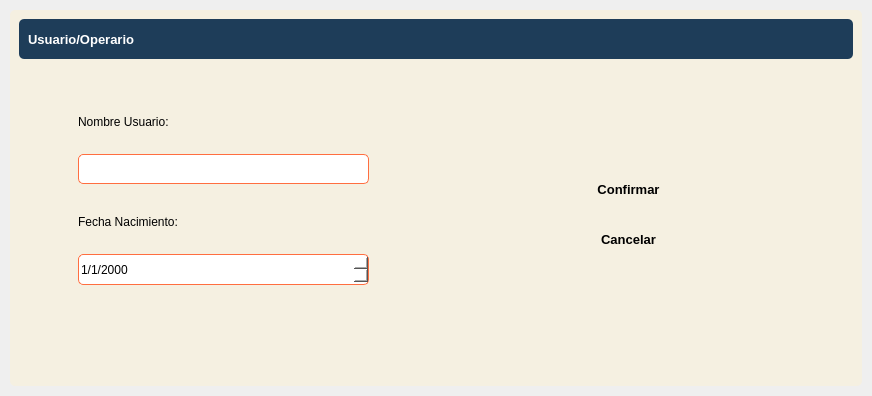
<?xml version="1.0" encoding="UTF-8"?>
<ui version="4.0">
 <class>DetailWindow</class>
 <widget class="QWidget" name="DetailWindow">
  <property name="geometry">
   <rect>
    <x>0</x>
    <y>0</y>
    <width>872</width>
    <height>396</height>
   </rect>
  </property>
  <property name="windowTitle">
   <string>Form</string>
  </property>
  <property name="styleSheet">
   <string notr="true">border-radius: 5px</string>
  </property>
  <layout class="QVBoxLayout" name="verticalLayout">
   <property name="spacing">
    <number>0</number>
   </property>
   <property name="leftMargin">
    <number>0</number>
   </property>
   <property name="topMargin">
    <number>0</number>
   </property>
   <property name="rightMargin">
    <number>0</number>
   </property>
   <property name="bottomMargin">
    <number>0</number>
   </property>
   <item>
    <widget class="QFrame" name="central_widget_frame">
     <property name="frameShape">
      <enum>QFrame::StyledPanel</enum>
     </property>
     <property name="frameShadow">
      <enum>QFrame::Raised</enum>
     </property>
     <layout class="QVBoxLayout" name="shadow_layout">
      <property name="spacing">
       <number>0</number>
      </property>
      <property name="leftMargin">
       <number>10</number>
      </property>
      <property name="topMargin">
       <number>10</number>
      </property>
      <property name="rightMargin">
       <number>10</number>
      </property>
      <property name="bottomMargin">
       <number>10</number>
      </property>
      <item>
       <widget class="QFrame" name="background_frame">
        <property name="styleSheet">
         <string notr="true">background-color: rgb(245, 240, 225);</string>
        </property>
        <property name="frameShape">
         <enum>QFrame::StyledPanel</enum>
        </property>
        <property name="frameShadow">
         <enum>QFrame::Raised</enum>
        </property>
        <layout class="QVBoxLayout" name="verticalLayout_2">
         <item>
          <widget class="QFrame" name="top_bar_frame">
           <property name="minimumSize">
            <size>
             <width>0</width>
             <height>40</height>
            </size>
           </property>
           <property name="maximumSize">
            <size>
             <width>16777215</width>
             <height>40</height>
            </size>
           </property>
           <property name="styleSheet">
            <string notr="true">background-color: #1e3d59;</string>
           </property>
           <property name="frameShape">
            <enum>QFrame::StyledPanel</enum>
           </property>
           <property name="frameShadow">
            <enum>QFrame::Raised</enum>
           </property>
           <layout class="QHBoxLayout" name="horizontalLayout_3">
            <item>
             <widget class="QLabel" name="title_label">
              <property name="font">
               <font>
                <pointsize>10</pointsize>
                <bold>true</bold>
               </font>
              </property>
              <property name="styleSheet">
               <string notr="true">color: white;</string>
              </property>
              <property name="text">
               <string>Usuario/Operario</string>
              </property>
             </widget>
            </item>
            <item>
             <widget class="QFrame" name="buttons_holder_frame">
              <property name="minimumSize">
               <size>
                <width>0</width>
                <height>30</height>
               </size>
              </property>
              <property name="maximumSize">
               <size>
                <width>113</width>
                <height>16777215</height>
               </size>
              </property>
              <property name="frameShape">
               <enum>QFrame::StyledPanel</enum>
              </property>
              <property name="frameShadow">
               <enum>QFrame::Raised</enum>
              </property>
              <widget class="QToolButton" name="minimize_button">
               <property name="geometry">
                <rect>
                 <x>10</x>
                 <y>0</y>
                 <width>22</width>
                 <height>22</height>
                </rect>
               </property>
               <property name="text">
                <string/>
               </property>
               <property name="icon">
                <iconset>
                 <normaloff>../../pys6-recipes-organizer/assets/icons/minimize-window.png</normaloff>../../pys6-recipes-organizer/assets/icons/minimize-window.png</iconset>
               </property>
               <property name="iconSize">
                <size>
                 <width>25</width>
                 <height>25</height>
                </size>
               </property>
              </widget>
              <widget class="QToolButton" name="restore_button">
               <property name="geometry">
                <rect>
                 <x>50</x>
                 <y>0</y>
                 <width>22</width>
                 <height>22</height>
                </rect>
               </property>
               <property name="text">
                <string/>
               </property>
               <property name="icon">
                <iconset>
                 <normaloff>../../pys6-recipes-organizer/assets/icons/restore-window.png</normaloff>../../pys6-recipes-organizer/assets/icons/restore-window.png</iconset>
               </property>
               <property name="iconSize">
                <size>
                 <width>25</width>
                 <height>25</height>
                </size>
               </property>
              </widget>
              <widget class="QToolButton" name="maximize_button">
               <property name="geometry">
                <rect>
                 <x>50</x>
                 <y>0</y>
                 <width>22</width>
                 <height>22</height>
                </rect>
               </property>
               <property name="text">
                <string/>
               </property>
               <property name="icon">
                <iconset>
                 <normaloff>../../pys6-recipes-organizer/assets/icons/maximize-window.png</normaloff>../../pys6-recipes-organizer/assets/icons/maximize-window.png</iconset>
               </property>
               <property name="iconSize">
                <size>
                 <width>25</width>
                 <height>25</height>
                </size>
               </property>
              </widget>
              <widget class="QToolButton" name="close_button">
               <property name="geometry">
                <rect>
                 <x>90</x>
                 <y>0</y>
                 <width>22</width>
                 <height>22</height>
                </rect>
               </property>
               <property name="text">
                <string/>
               </property>
               <property name="icon">
                <iconset>
                 <normaloff>../../pys6-recipes-organizer/assets/icons/close-window.png</normaloff>../../pys6-recipes-organizer/assets/icons/close-window.png</iconset>
               </property>
               <property name="iconSize">
                <size>
                 <width>25</width>
                 <height>25</height>
                </size>
               </property>
              </widget>
             </widget>
            </item>
           </layout>
          </widget>
         </item>
         <item>
          <widget class="QFrame" name="content_frame">
           <property name="frameShape">
            <enum>QFrame::StyledPanel</enum>
           </property>
           <property name="frameShadow">
            <enum>QFrame::Raised</enum>
           </property>
           <layout class="QVBoxLayout" name="verticalLayout_3">
            <item>
             <widget class="QFrame" name="frame">
              <property name="frameShape">
               <enum>QFrame::StyledPanel</enum>
              </property>
              <property name="frameShadow">
               <enum>QFrame::Raised</enum>
              </property>
              <widget class="QLabel" name="label_2">
               <property name="geometry">
                <rect>
                 <x>50</x>
                 <y>140</y>
                 <width>111</width>
                 <height>16</height>
                </rect>
               </property>
               <property name="text">
                <string>Fecha Nacimiento:</string>
               </property>
              </widget>
              <widget class="QPushButton" name="add_edit_button_3">
               <property name="geometry">
                <rect>
                 <x>500</x>
                 <y>100</y>
                 <width>201</width>
                 <height>30</height>
                </rect>
               </property>
               <property name="font">
                <font>
                 <pointsize>10</pointsize>
                 <bold>true</bold>
                </font>
               </property>
               <property name="styleSheet">
                <string notr="true">QPushButton { 
background-color : #ff6e40;
color: white;
}
QPushButton::hover {background-color : #ffc13b};</string>
               </property>
               <property name="text">
                <string>Confirmar</string>
               </property>
               <property name="icon">
                <iconset>
                 <normaloff>../../pys6-recipes-organizer/assets/icons/plus.png</normaloff>../../pys6-recipes-organizer/assets/icons/plus.png</iconset>
               </property>
               <property name="iconSize">
                <size>
                 <width>20</width>
                 <height>20</height>
                </size>
               </property>
              </widget>
              <widget class="QLabel" name="label_3">
               <property name="geometry">
                <rect>
                 <x>50</x>
                 <y>40</y>
                 <width>111</width>
                 <height>16</height>
                </rect>
               </property>
               <property name="text">
                <string>Nombre Usuario:</string>
               </property>
              </widget>
              <widget class="QLineEdit" name="administrador_line_edit">
               <property name="geometry">
                <rect>
                 <x>50</x>
                 <y>80</y>
                 <width>291</width>
                 <height>30</height>
                </rect>
               </property>
               <property name="styleSheet">
                <string notr="true">background-color: white;
border: 1px solid #ff6e40;</string>
               </property>
              </widget>
              <widget class="QPushButton" name="cancel_button">
               <property name="geometry">
                <rect>
                 <x>500</x>
                 <y>150</y>
                 <width>201</width>
                 <height>30</height>
                </rect>
               </property>
               <property name="font">
                <font>
                 <pointsize>10</pointsize>
                 <bold>true</bold>
                </font>
               </property>
               <property name="styleSheet">
                <string notr="true">QPushButton { 
background-color : #6b7b8c;
color: white;
}
QPushButton::hover {background-color : #ffc13b};</string>
               </property>
               <property name="text">
                <string>Cancelar</string>
               </property>
               <property name="icon">
                <iconset>
                 <normaloff>../../pys6-recipes-organizer/assets/icons/cancel.png</normaloff>../../pys6-recipes-organizer/assets/icons/cancel.png</iconset>
               </property>
               <property name="iconSize">
                <size>
                 <width>20</width>
                 <height>20</height>
                </size>
               </property>
              </widget>
              <widget class="QDateEdit" name="dateEdit">
               <property name="geometry">
                <rect>
                 <x>50</x>
                 <y>180</y>
                 <width>291</width>
                 <height>31</height>
                </rect>
               </property>
               <property name="styleSheet">
                <string notr="true">background-color: white;
border: 1px solid #ff6e40;</string>
               </property>
               <property name="displayFormat">
                <string>d/M/yyyy</string>
               </property>
              </widget>
             </widget>
            </item>
           </layout>
          </widget>
         </item>
        </layout>
       </widget>
      </item>
     </layout>
    </widget>
   </item>
  </layout>
 </widget>
 <resources/>
 <connections/>
</ui>
